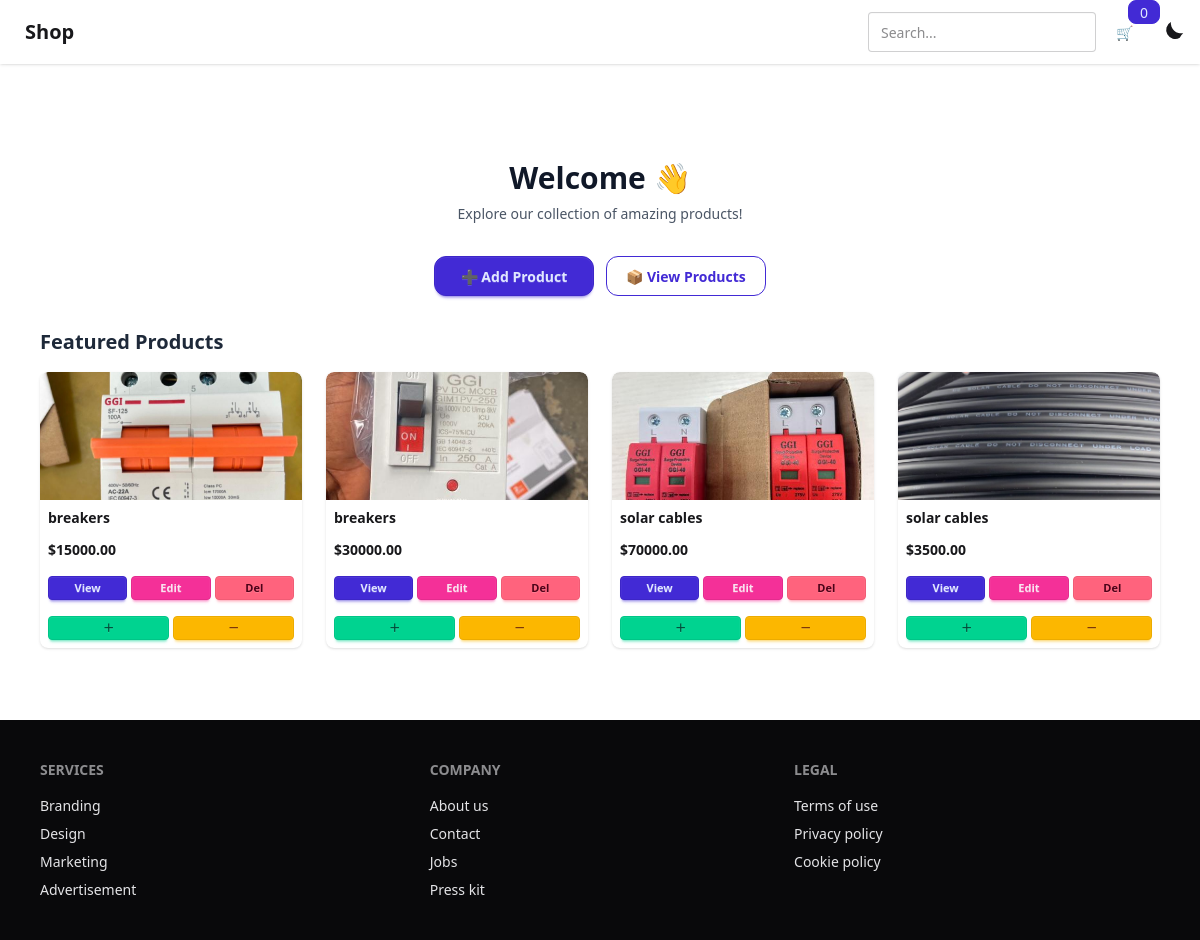
The app's page /, older data.
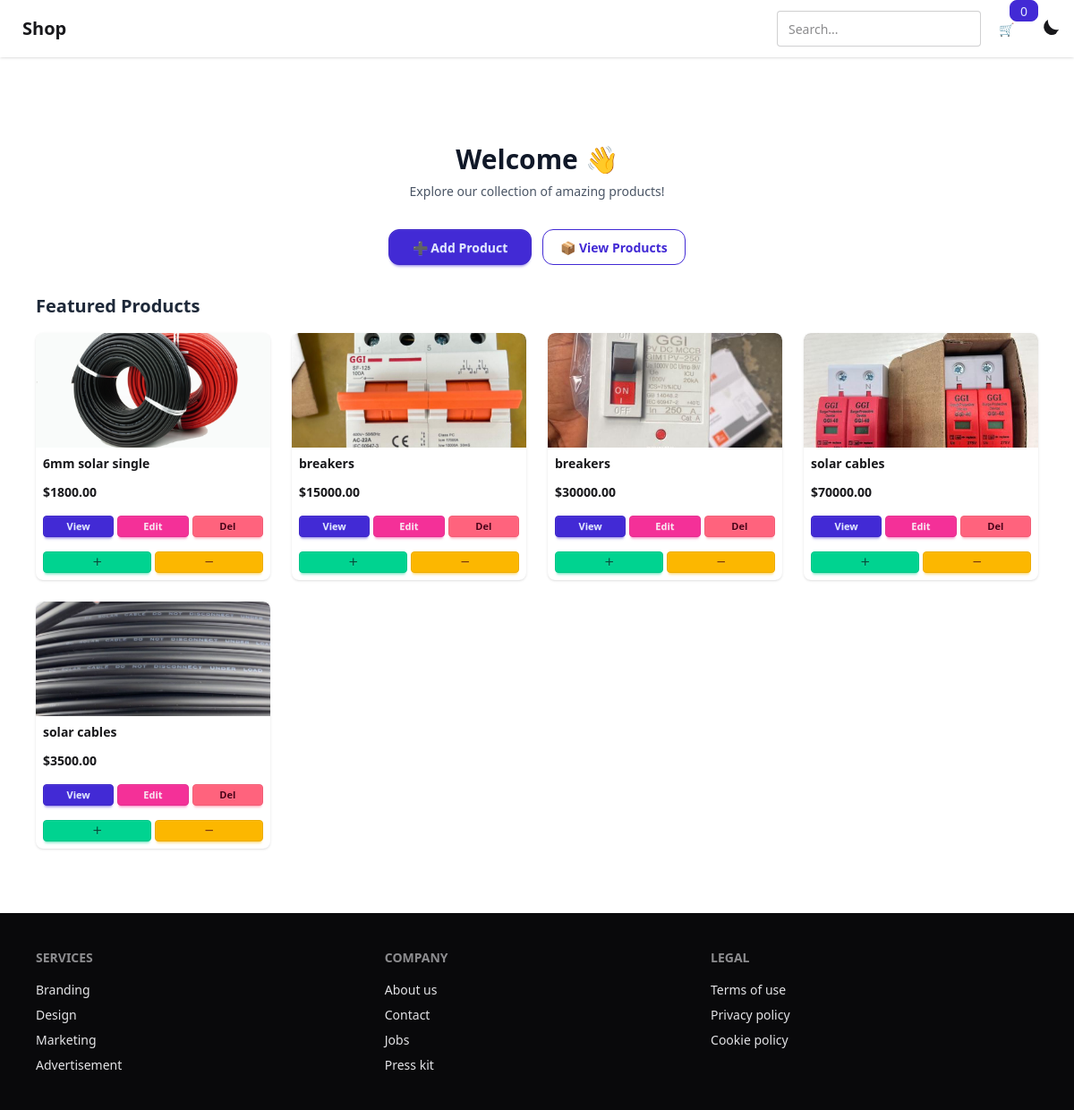
The same page, newer data.
### myapp/models.py (models this page shows, shortened)
class Products(models.Model):
    name = models.CharField(max_length=100)
    image = models.ImageField(upload_to='products/')
    stock = models.PositiveIntegerField(default=0, validators=[MinValueValidator(0)])
    price = models.DecimalField(max_digits=10, decimal_places=2)
    updated_at = models.DateTimeField(auto_now=True)
    created_at = models.DateTimeField(auto_now_add=True)
    class Meta:
        ordering = ['name']

### myapp/views.py (the view)
# urls.py: path('', views.home, name='home'),
def home(request):
    products = Products.objects.all()
    return render(request, "home.html", {"products": products})

### myapp/templates/home.html
{% extends "base.html" %}
{% load static %}
{% block content %}
<div class="max-w-6xl mx-auto px-4 py-8">
    <section class="mb-8 text-center">
        <h1 class="text-3xl font-extrabold text-gray-900">Welcome 👋</h1>
        <p class="text-gray-600 text-sm mt-2">
            Explore our collection of amazing products!
        </p>
    </section>
    <section class="flex flex-wrap gap-3 justify-center mb-8">
        <a href="{% url 'add_product' %}" class="btn btn-primary rounded-xl w-40">
            ➕ Add Product
        </a>
        <a href="{% url 'product_list' %}" class="btn btn-outline btn-primary rounded-xl w-40">
            📦 View Products
        </a>
    </section>
    <section>
        <h2 class="text-xl font-semibold text-gray-800 mb-4">Featured Products</h2>
        <div class="
            grid
            grid-cols-2
            sm:grid-cols-2
            md:grid-cols-3
            lg:grid-cols-4
            gap-6
        ">
            {% for product in products %}
            <div class="card bg-base-100 shadow-sm rounded-lg overflow-hidden">
                <figure class="h-32 overflow-hidden">
                    {% if product.image %}
                        <img src="{{ product.image.url }}" class="w-full h-full object-cover">
                    {% endif %}
                </figure>
                <div class="card-body p-2">
                    <h2 class="text-sm font-semibold">{{ product.name }}</h2>
                    <p class="text-sm font-bold mt-1">${{ product.price }}</p>
                    <div class="flex gap-1 mt-2">
                        <a href="{% url 'product_detail' product.pk %}" class="btn btn-xs btn-primary flex-1">View</a>
                        <a href="{% url 'edit_product' product.pk %}" class="btn btn-xs btn-secondary flex-1">Edit</a>
                        <a href="{% url 'delete_product' product.pk %}" class="btn btn-xs btn-error flex-1">Del</a>
                    </div>
                    <div class="flex gap-1 mt-2">
                        <button onclick="addToCart({{ product.id }})" class="btn btn-xs btn-success flex-1">＋</button>
                        <button onclick="reduceCart({{ product.id }})" class="btn btn-xs btn-warning flex-1">－</button>
                    </div>
                </div>
            </div>
            {% endfor %}
        </div>
    </section>
</div>
{% endblock %}

### myapp/templates/base.html (shortened to what this page needs)
<!DOCTYPE html>
<html lang="en" data-theme="light">
<head>
    <link href="https://cdn.jsdelivr.net/npm/daisyui@5" rel="stylesheet" type="text/css" />
    <script src="https://cdn.jsdelivr.net/npm/@tailwindcss/browser@4"></script>
</head>
<body>
<div class="navbar bg-base-100 shadow-sm fixed top-0 left-0 right-0 z-50">
  <div class="flex-1">
    <a href="/" class="btn btn-ghost text-xl">Shop</a>
  </div>
  <div class="flex gap-2 items-center">
    <div class="relative">
      <form action="{% url 'product_list' %}" method="GET" class="flex">
        <input
          type="text"
          name="q"
          id="search-input"
          placeholder="Search..."
          class="input input-bordered w-24 md:w-auto"
          autocomplete="off"
        />
      </form>
    </div>
    <div class="indicator">
      <span id="cart-count" class="indicator-item badge badge-primary">0</span>
      <a href="{% url 'checkout' %}" class="btn btn-ghost btn-circle">
        🛒
      </a>
    </div>
    <label class="swap swap-rotate btn btn-ghost btn-circle">
      <svg class="swap-off fill-current w-7 h-7" xmlns="http://www.w3.org/2000/svg" viewBox="0 0 24 24">
        <path d="M21.64 13A9 9 0 0111 3.36 7 7 0 1018.64 17 8.92 8.92 0 0121.64 13z"/>
      </svg>
    </label>
  </div>
</div>
<div class="pt-32">
    {% block content %}
    {% endblock %}
</div>
<footer class="footer sm:footer-horizontal bg-neutral text-neutral-content p-10 mt-10">
  <nav>
    <h6 class="footer-title">Services</h6>
    <a class="link link-hover">Branding</a>
    <a class="link link-hover">Design</a>
    <a class="link link-hover">Marketing</a>
    <a class="link link-hover">Advertisement</a>
  </nav>
  <nav>
    <h6 class="footer-title">Company</h6>
    <a class="link link-hover">About us</a>
    <a class="link link-hover">Contact</a>
    <a class="link link-hover">Jobs</a>
    <a class="link link-hover">Press kit</a>
  </nav>
  <nav>
    <h6 class="footer-title">Legal</h6>
    <a class="link link-hover">Terms of use</a>
    <a class="link link-hover">Privacy policy</a>
    <a class="link link-hover">Cookie policy</a>
  </nav>
</footer>
</body>
</html>

Row changes from the older to the newer data that the page shows:
added Products: image (picture), name "6mm solar single", price "1800.00"
